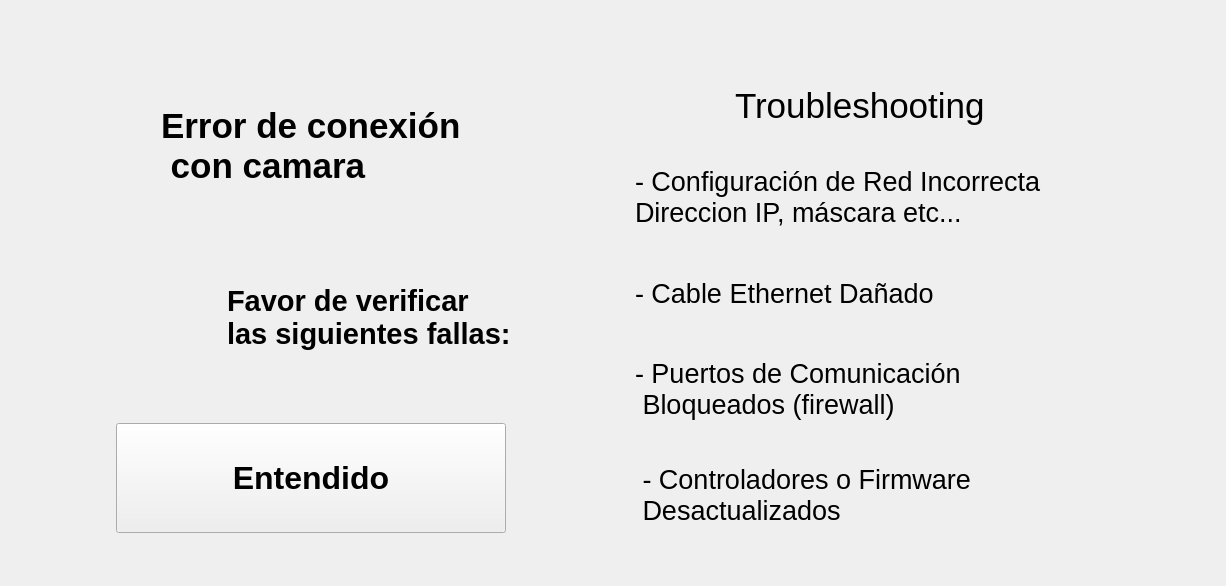
      <widget class="QWidget" name="page_4">
       <layout class="QGridLayout" name="gridLayout_9">
        <item row="0" column="0">
         <layout class="QHBoxLayout" name="horizontalLayout_44">
          <property name="topMargin">
           <number>60</number>
          </property>
          <property name="bottomMargin">
           <number>30</number>
          </property>
          <item>
           <layout class="QVBoxLayout" name="verticalLayout_21">
            <property name="leftMargin">
             <number>50</number>
            </property>
            <item>
             <layout class="QHBoxLayout" name="horizontalLayout_56">
              <property name="spacing">
               <number>30</number>
              </property>
              <item>
               <widget class="QLabel" name="lblTest1_12">
                <property name="minimumSize">
                 <size>
                  <width>70</width>
                  <height>70</height>
                 </size>
                </property>
                <property name="maximumSize">
                 <size>
                  <width>70</width>
                  <height>70</height>
                 </size>
                </property>
                <property name="text">
                 <string/>
                </property>
                <property name="pixmap">
                 <pixmap resource="../resources/resources.qrc">:/resources/webcam.png</pixmap>
                </property>
                <property name="scaledContents">
                 <bool>true</bool>
                </property>
               </widget>
              </item>
              <item>
               <widget class="QLabel" name="lblCode_36">
                <property name="minimumSize">
                 <size>
                  <width>400</width>
                  <height>130</height>
                 </size>
                </property>
                <property name="maximumSize">
                 <size>
                  <width>400</width>
                  <height>130</height>
                 </size>
                </property>
                <property name="font">
                 <font>
                  <pointsize>26</pointsize>
                  <weight>75</weight>
                  <bold>true</bold>
                 </font>
                </property>
                <property name="text">
                 <string>Error de conexión
 con camara</string>
                </property>
               </widget>
              </item>
             </layout>
            </item>
            <item>
             <layout class="QHBoxLayout" name="horizontalLayout_33">
              <property name="spacing">
               <number>30</number>
              </property>
              <item>
               <widget class="QLabel" name="lblCode_37">
                <property name="minimumSize">
                 <size>
                  <width>70</width>
                  <height>70</height>
                 </size>
                </property>
                <property name="maximumSize">
                 <size>
                  <width>70</width>
                  <height>70</height>
                 </size>
                </property>
                <property name="text">
                 <string/>
                </property>
                <property name="pixmap">
                 <pixmap resource="../resources/resources.qrc">:/resources/magnifying-glass.png</pixmap>
                </property>
                <property name="scaledContents">
                 <bool>true</bool>
                </property>
                <property name="wordWrap">
                 <bool>false</bool>
                </property>
               </widget>
              </item>
              <item>
               <widget class="QLabel" name="label_19">
                <property name="minimumSize">
                 <size>
                  <width>300</width>
                  <height>180</height>
                 </size>
                </property>
                <property name="maximumSize">
                 <size>
                  <width>300</width>
                  <height>180</height>
                 </size>
                </property>
                <property name="font">
                 <font>
                  <pointsize>22</pointsize>
                  <weight>75</weight>
                  <bold>true</bold>
                 </font>
                </property>
                <property name="styleSheet">
                 <string notr="true"/>
                </property>
                <property name="text">
                 <string>Favor de verificar
las siguientes fallas:</string>
                </property>
               </widget>
              </item>
             </layout>
            </item>
            <item>
             <layout class="QHBoxLayout" name="horizontalLayout_34">
              <item>
               <layout class="QHBoxLayout" name="horizontalLayout_35">
                <property name="spacing">
                 <number>60</number>
                </property>
                <item>
                 <widget class="QPushButton" name="btnCameraErrorOK">
                  <property name="minimumSize">
                   <size>
                    <width>390</width>
                    <height>110</height>
                   </size>
                  </property>
                  <property name="maximumSize">
                   <size>
                    <width>390</width>
                    <height>110</height>
                   </size>
                  </property>
                  <property name="font">
                   <font>
                    <pointsize>24</pointsize>
                    <weight>75</weight>
                    <bold>true</bold>
                   </font>
                  </property>
                  <property name="styleSheet">
                   <string notr="true">QPushButton {
	
	color: rgb(255, 255, 255);
	background-color: rgb(11, 186, 78);
     border: 4px solid rgb(11, 186, 78); /* Borde para el QStackedWidget */
    border-radius: 25px; /* Bordes redondeados solo para el QStackedWidget */
    padding: 5px; /* Opcional: agrega espacio interno */
}

QPushButton &gt; * {
    border: none; /* Asegura que los elementos dentro del QStackedWidget no hereden el borde */
    border-radius: 0px; /* Restablece el border-radius para los elementos internos */
    background-color: transparent; /* Opción para mantener el fondo de los elementos internos */
}</string>
                  </property>
                  <property name="text">
                   <string>Entendido</string>
                  </property>
                 </widget>
                </item>
               </layout>
              </item>
             </layout>
            </item>
           </layout>
          </item>
          <item>
           <spacer name="horizontalSpacer_45">
            <property name="orientation">
             <enum>Qt::Horizontal</enum>
            </property>
            <property name="sizeType">
             <enum>QSizePolicy::Expanding</enum>
            </property>
            <property name="sizeHint" stdset="0">
             <size>
              <width>68</width>
              <height>20</height>
             </size>
            </property>
           </spacer>
          </item>
          <item>
           <layout class="QVBoxLayout" name="verticalLayout_9">
            <item>
             <layout class="QHBoxLayout" name="horizontalLayout_57">
              <property name="spacing">
               <number>30</number>
              </property>
              <item>
               <widget class="QLabel" name="lblTest1_13">
                <property name="minimumSize">
                 <size>
                  <width>70</width>
                  <height>70</height>
                 </size>
                </property>
                <property name="maximumSize">
                 <size>
                  <width>70</width>
                  <height>70</height>
                 </size>
                </property>
                <property name="text">
                 <string/>
                </property>
                <property name="pixmap">
                 <pixmap resource="../resources/resources.qrc">:/resources/warning.png</pixmap>
                </property>
                <property name="scaledContents">
                 <bool>true</bool>
                </property>
               </widget>
              </item>
              <item>
               <widget class="QLabel" name="lblCode_38">
                <property name="minimumSize">
                 <size>
                  <width>450</width>
                  <height>30</height>
                 </size>
                </property>
                <property name="font">
                 <font>
                  <pointsize>26</pointsize>
                 </font>
                </property>
                <property name="text">
                 <string>Troubleshooting</string>
                </property>
               </widget>
              </item>
             </layout>
            </item>
            <item>
             <layout class="QVBoxLayout" name="verticalLayout_10">
              <item>
               <widget class="QLabel" name="label_20">
                <property name="minimumSize">
                 <size>
                  <width>580</width>
                  <height>100</height>
                 </size>
                </property>
                <property name="maximumSize">
                 <size>
                  <width>580</width>
                  <height>100</height>
                 </size>
                </property>
                <property name="font">
                 <font>
                  <pointsize>20</pointsize>
                 </font>
                </property>
                <property name="text">
                 <string>- Configuración de Red Incorrecta
Direccion IP, máscara etc...</string>
                </property>
               </widget>
              </item>
              <item>
               <widget class="QLabel" name="label_21">
                <property name="minimumSize">
                 <size>
                  <width>580</width>
                  <height>80</height>
                 </size>
                </property>
                <property name="maximumSize">
                 <size>
                  <width>580</width>
                  <height>80</height>
                 </size>
                </property>
                <property name="font">
                 <font>
                  <pointsize>20</pointsize>
                 </font>
                </property>
                <property name="text">
                 <string>- Cable Ethernet Dañado</string>
                </property>
               </widget>
              </item>
              <item>
               <widget class="QLabel" name="label_22">
                <property name="minimumSize">
                 <size>
                  <width>580</width>
                  <height>100</height>
                 </size>
                </property>
                <property name="maximumSize">
                 <size>
                  <width>580</width>
                  <height>100</height>
                 </size>
                </property>
                <property name="font">
                 <font>
                  <pointsize>20</pointsize>
                 </font>
                </property>
                <property name="text">
                 <string>- Puertos de Comunicación
 Bloqueados (firewall)</string>
                </property>
               </widget>
              </item>
              <item>
               <widget class="QLabel" name="label_25">
                <property name="minimumSize">
                 <size>
                  <width>580</width>
                  <height>100</height>
                 </size>
                </property>
                <property name="maximumSize">
                 <size>
                  <width>580</width>
                  <height>100</height>
                 </size>
                </property>
                <property name="font">
                 <font>
                  <pointsize>20</pointsize>
                 </font>
                </property>
                <property name="text">
                 <string> - Controladores o Firmware
 Desactualizados</string>
                </property>
               </widget>
              </item>
             </layout>
            </item>
           </layout>
          </item>
         </layout>
        </item>
       </layout>
      </widget>
